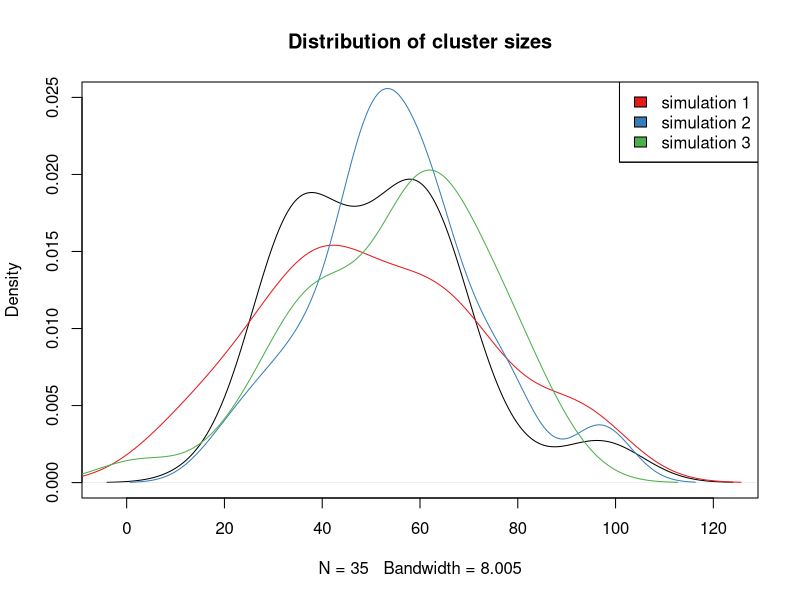
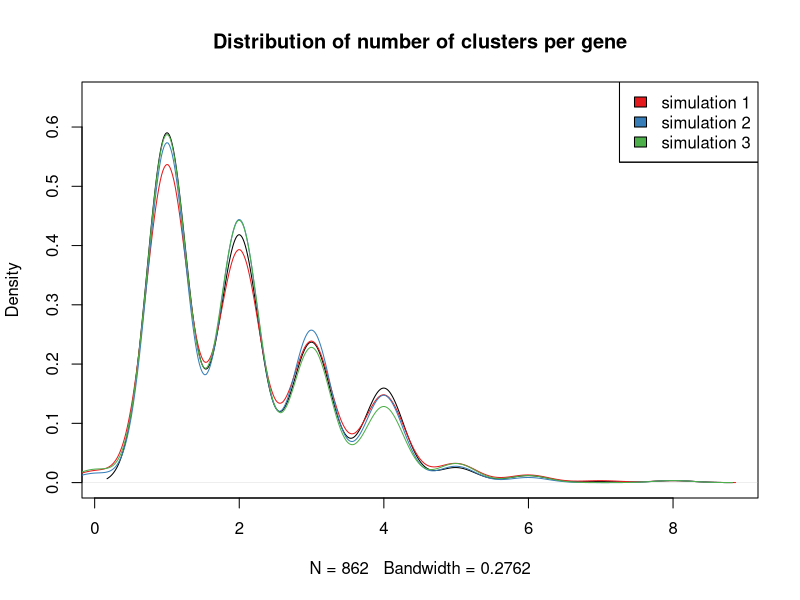
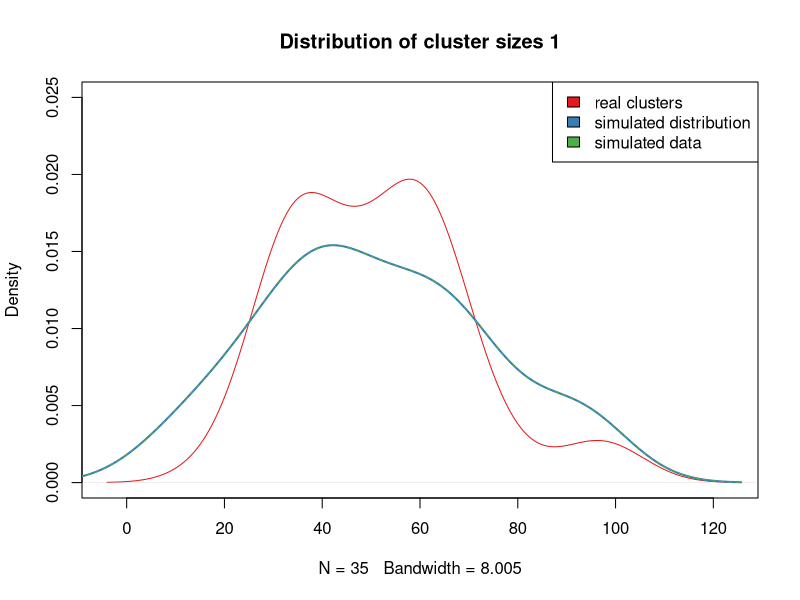
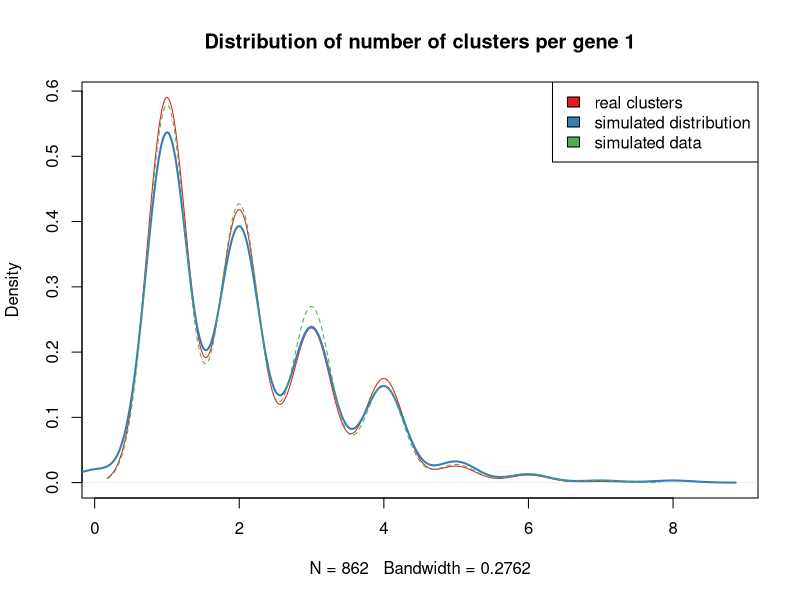
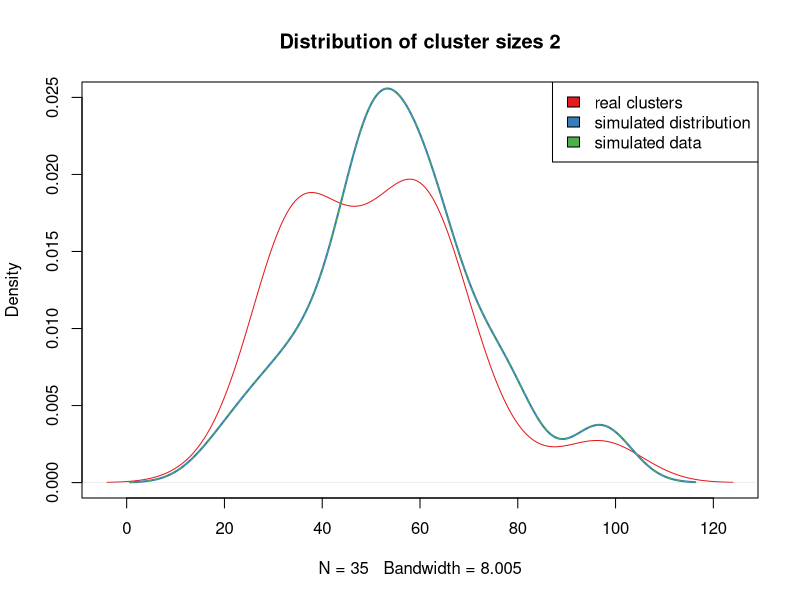
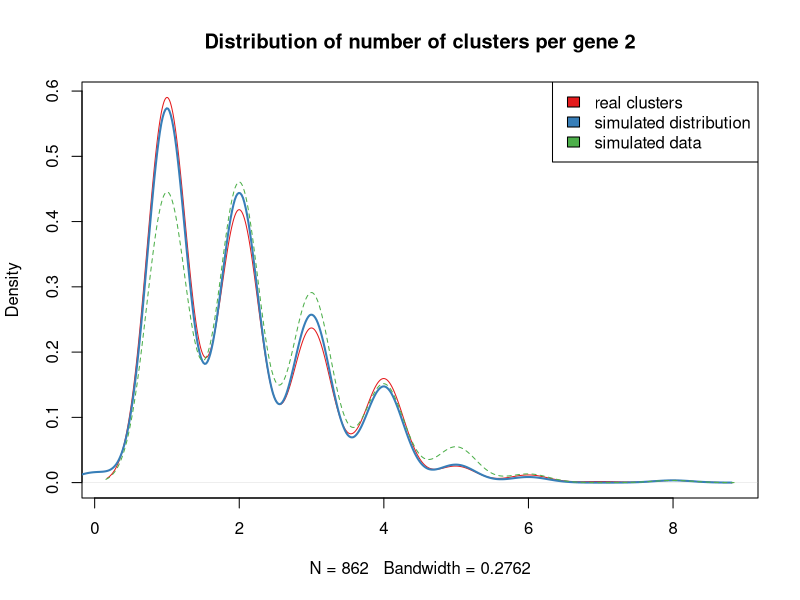
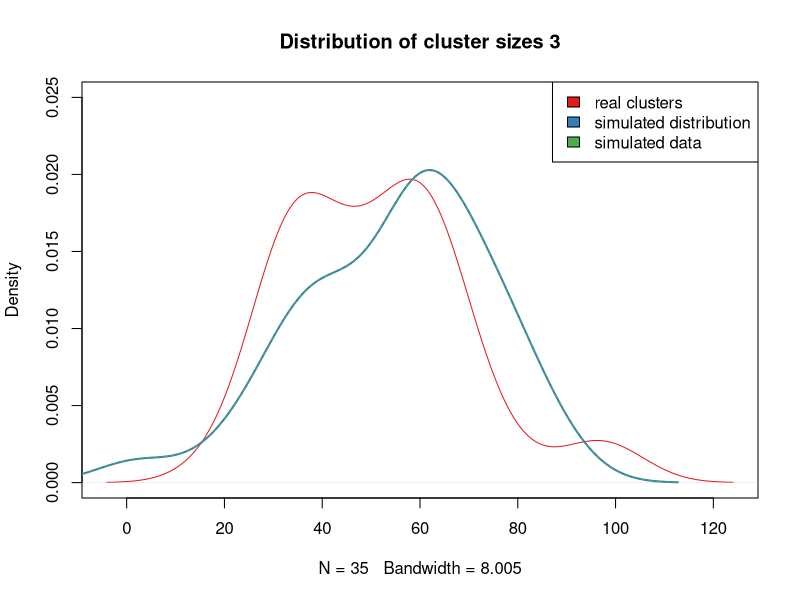
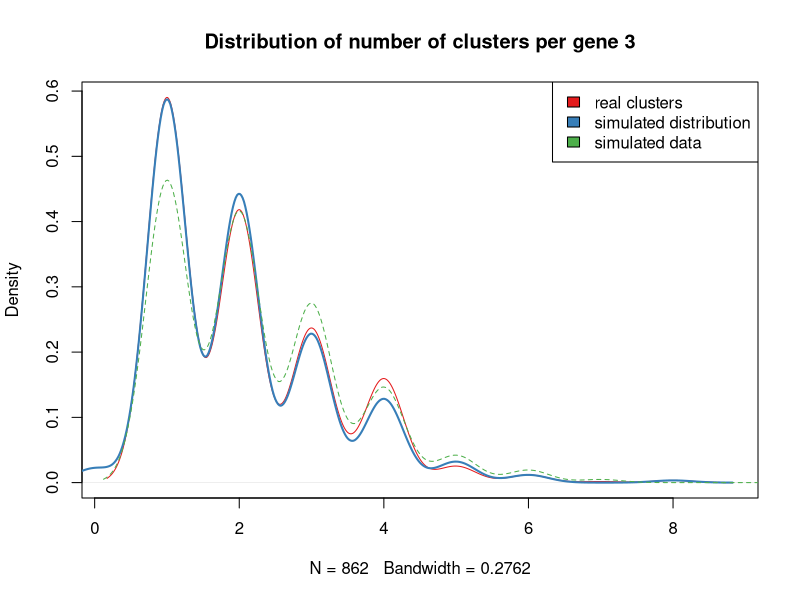

The R source for these figures, in order:
# get a distribution of number of genes in a cluster
# sample random numbers from that distribution and make random clusters of that size
# make 45 such random clusters, 3 independent times
### check the distribution of number of clusters each gene is
### if that distribution is not similar to the distribution for the real clusters, look for cluster hub proteins
## i.e proteins that are in many clusters and give them some kind of higher weight, so that they appear in multiple clusters in random data too
### then run the full corr of corr analysis with the 3 random cluster sets and compare the heatmaps with real data
library(tidyverse)
library(RColorBrewer)
number_of_simulations <- 3
#### these are the current clusters I am working with
clusters.data <- read_delim(file = "2018-01-17_GO_slims_pearson_complete_clusters.txt", delim = "\t")

(genes.per.cluster <- clusters.data %>%
  group_by(cluster) %>%
  summarise("count" = n()) )

(clusters.per.gene <- clusters.data %>%
  group_by(gene_name) %>%
  summarise("count" = n()) )

### define some basic numbers to use throughout
###### simulated data will keep the same number of clusters (and keep the names)
clusters <- unique(clusters.data$cluster)
number_of_clusters <- length(clusters)
genes <- unique(clusters.data$gene_name)
orfs <- unique(clusters.data$ORF)
number_of_genes <- length(genes)
gene_to_orf_index <- clusters.data %>% 
        select(c("gene_name", "ORF")) %>%
        group_by(gene_name, ORF) %>%
        filter(row_number() == 1)

### this part simulates the sizes of clusters and the number of clusters each gene is in
simulated_cluster_sizes <- list()
cluster.density.model <- density(genes.per.cluster$count)
gene.density.model <- density(clusters.per.gene$count, n = 2^10)
colors <- brewer.pal(n = number_of_simulations, "Set1")
plot(cluster.density.model, main = "Distribution of cluster sizes", ylim = c(0, 0.025))
for (i in 1:number_of_simulations) {
  set.seed(1984 + i)
  simulated_cluster_sizes[["cluster_sizes"]][[i]] <- tibble("cluster" = clusters, 
          "size" = round(sample(cluster.density.model$x, 
          size = number_of_clusters, replace = T, prob = cluster.density.model$y)))
  lines(density(simulated_cluster_sizes[["cluster_sizes"]][[i]][["size"]]), col = colors[i])
  legend("topright", fill = colors, legend = c("simulation 1", "simulation 2", "simulation 3"))
}
plot(gene.density.model, main = "Distribution of number of clusters per gene", ylim = c(0, 0.65))
for (i in 1:number_of_simulations) {
  set.seed(1984 + i)
  simulated_cluster_sizes[["clusters_per_gene"]][[i]] <- tibble("orf" = orfs, 
          "n_clusters" = round(sample(gene.density.model$x, 
          size = number_of_genes, replace = T, prob = gene.density.model$y)))
  lines(density(simulated_cluster_sizes[["clusters_per_gene"]][[i]][["n_clusters"]]), col = colors[i])
  legend("topright", fill = colors, legend = c("simulation 1", "simulation 2", "simulation 3"))
}
#######################
#pdf(file = "clustered_correlations/clusters/simulated_distributions.pdf")
for (sim_n in 1:number_of_simulations) {
  simulated_clusters <- tibble(ORF = character(), cluster = character(), gene_name = character())
  filename <- str_c("simulated_cluster_", sim_n, ".txt")
  sim_n_clusters <- simulated_cluster_sizes[["cluster_sizes"]][[sim_n]]
  sim_n_orfs <- simulated_cluster_sizes[["clusters_per_gene"]][[sim_n]]
  ##### populate one by one cluster
  sim_n_genes_to_sample_from <- sim_n_orfs %>% filter(n_clusters > 0)
  for (cn in 1:number_of_clusters) {
    clust <- sim_n_clusters$cluster[cn]
    clust_size <- sim_n_clusters[["size"]][sim_n_clusters$cluster == clust]
    ##### sim_n_genes_to_sample runs out of geens before all the clusters are populated
    #### to hack around that problem, once the pool of genes in sim_n_genes_to_sample becomes too small, add some more random genes
    if (nrow(sim_n_genes_to_sample_from) < clust_size) {
      diff <- clust_size - nrow(sim_n_genes_to_sample_from)
      sim_n_genes_to_sample_from <- add_row(sim_n_genes_to_sample_from, orf = sample(sim_n_orfs$orf, size = diff), n_clusters = 1)
    }
    temp_orfs <- sample(sim_n_genes_to_sample_from$orf, size = sim_n_clusters$size[sim_n_clusters$cluster == clust], replace = F)
    temp_tibble <- tibble(cluster = clust, ORF = temp_orfs)
    temp_tibble <- merge(temp_tibble, gene_to_orf_index)
    simulated_clusters <- add_row(simulated_clusters, cluster = temp_tibble$cluster, ORF = temp_tibble$ORF, 
                          gene_name = temp_tibble$gene_name)
    sim_n_genes_to_sample_from <- sim_n_genes_to_sample_from %>% 
                  mutate(n_clusters = if_else(orf %in% temp_orfs, n_clusters - 1, n_clusters)) %>%
                  filter(n_clusters > 0)
  }
  
  sim.genes.per.cluster <- simulated_clusters %>% group_by(cluster) %>% summarise("count" = n())
  sim.genes.per.cluster.density.model <- density(sim.genes.per.cluster$count)
  plot(cluster.density.model, main = str_c("Distribution of cluster sizes ", sim_n), ylim = c(0, 0.025), col = colors[1])
  legend("topright", fill = colors, legend = c("real clusters", "simulated distribution", "simulated data"))
  lines(density(simulated_cluster_sizes[["cluster_sizes"]][[sim_n]][["size"]]), col = colors[2], lwd = 2)
  lines(sim.genes.per.cluster.density.model, col = colors[3], lty = 2)
  sim.clusters.per.gene <- simulated_clusters %>% group_by(gene_name) %>% summarise("count" = n())
  sim.clusters.per.gene.density.model <- density(sim.clusters.per.gene$count)
  plot(gene.density.model, main = str_c("Distribution of number of clusters per gene ", sim_n), col = colors[1])
  legend("topright", fill = colors, legend = c("real clusters", "simulated distribution", "simulated data"))
  lines(density(simulated_cluster_sizes[["clusters_per_gene"]][[sim_n]][["n_clusters"]]), col = colors[2], lwd = 2)
  lines(sim.clusters.per.gene.density.model, col = colors[3], lty = 2)
  write.table(simulated_clusters, file = filename, quote = F, row.names = F, sep = "\t")
}
#dev.off()




